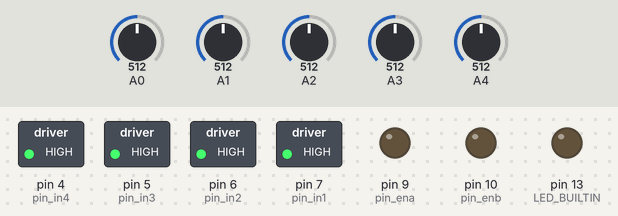
The sketch below on a simulated Arduino Uno, built with avr-gcc and run on an emulated ATmega328P. Shown: switched loads named in the sketch (green lamp = pin HIGH), output pins drawn as LEDs (lit = HIGH). The inputs (shaded band) are chosen by the test bench; at power-on: A0 = 512, A1 = 512, A2 = 512, A3 = 512, A4 = 512.

Above: at 1.2 s.
1.3 s: A0 set to 220
2.8 s: A0 set to 190
At 3.3 s:
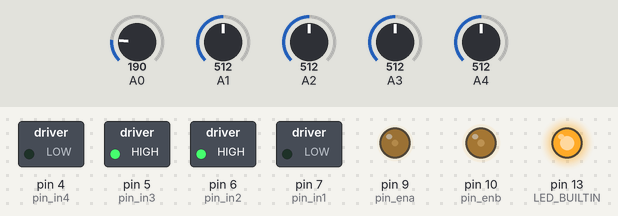
4.3 s: A0 set to 306
At 4.7 s:
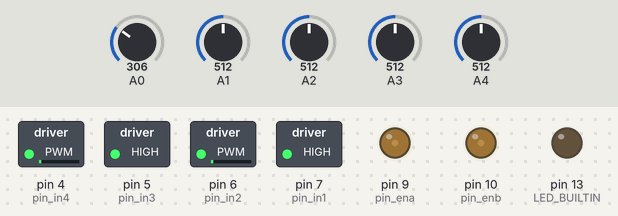
5.8 s: A1 set to 219
7.3 s: A1 set to 193
At 8.2 s:
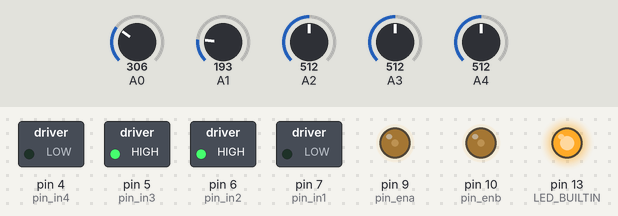
8.8 s: A1 set to 306
At 10.2 s:
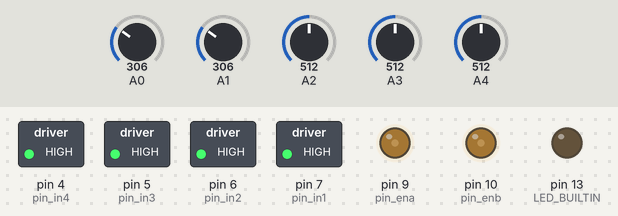
Timing chart, 0 to 11.3 s (numbered marks = the images above; inputs shaded):
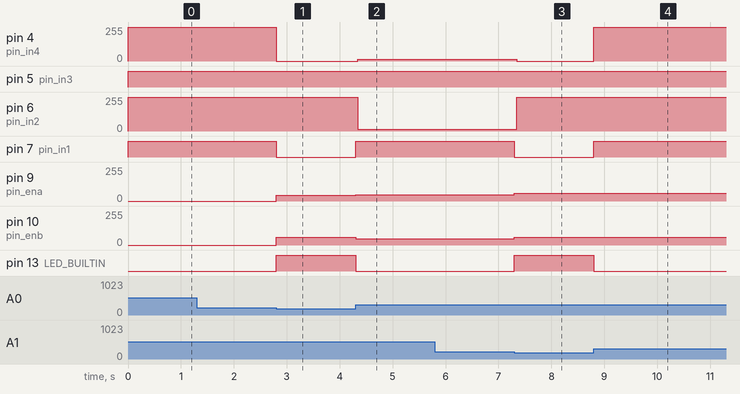

Measured:
- the behaviour switches between 209 and 208 on A0 (found by bisection; images 0 and 1)
- the behaviour switches between 209 and 208 on A1 (found by bisection; images 2 and 3)
- after the input at 1.3 s, every drawn part: stays the same
- after the input at 2.8 s, pin 4 (pin_in4): 255/255 → 0/255 at once; pin 7 (pin_in1): HIGH → LOW at once; pin 9 (pin_ena): 0/255 → 43/255 at once; pin 10 (pin_enb): 0/255 → 60/255 at once; pin 13 (LED_BUILTIN): LOW → HIGH at once
- after the input at 4.3 s, pin 4 (pin_in4): 0/255 → 14/255 at once; pin 6 (pin_in2): 255/255 → 14/255 at once; pin 7 (pin_in1): LOW → HIGH at once; pin 9 (pin_ena): 43/255 → 48/255 at once; pin 10 (pin_enb): 60/255 → 48/255 at once
- after the input at 5.8 s, every drawn part: stays the same
- after the input at 7.3 s, pin 4 (pin_in4): 14/255 → 0/255 at once; pin 6 (pin_in2): 14/255 → 255/255 at once; pin 7 (pin_in1): HIGH → LOW at once; pin 9 (pin_ena), pin 10 (pin_enb): 48/255 → 60/255 at once; pin 13 (LED_BUILTIN): LOW → HIGH at once
- after the input at 8.8 s, pin 4 (pin_in4): 0/255 → 255/255 at once; pin 7 (pin_in1): LOW → HIGH at once; pin 13 (LED_BUILTIN): HIGH → LOW at once

The sketch:

line_robot.ino
```cpp
  /*
   connect hardware:
   line    arduino
   gnd  -> gnd
   5v   -> 5v
   out1 -> A0
   out2 -> A1
   Out3 -> A2
   out4 -> A3
   out5 -> A4
   l298    arduino
   enA  -> 10
   enB  -> 11
   in1  -> D7
   in2  -> D6
   in3  -> D5
   in4  -> D4
*/

//motor pin
int pin_ena = 9;
int pin_enb = 10;
int pin_in1 = 7; //right
int pin_in2 = 6;
int pin_in3 = 5; // left
int pin_in4 = 4;

int line0, line1, line2, line3, line4, line = 0, no_line, speed_a, speed_b;
int threshold = (400 + 19) / 2;
int max_speed = 60, loss = 17, turning_speed = 48;

void brake() {
  digitalWrite(pin_in1, HIGH); // make left motor A brake
  digitalWrite(pin_in2, HIGH);
  digitalWrite(pin_in3, HIGH); // make right motor B brake
  digitalWrite(pin_in4, HIGH);
}
/*
   function
*/
void setup_motors(int forward_a, int forward_b) {
  if (forward_a == 1) {
    digitalWrite(pin_in1, LOW);
    digitalWrite(pin_in2, HIGH);
  }
  else {
    digitalWrite(pin_in1, HIGH);
    digitalWrite(pin_in2, LOW);
  }
  if (forward_b == 1) {
    digitalWrite(pin_in3, HIGH);
    digitalWrite(pin_in4, LOW);
  }
  else {
    digitalWrite(pin_in3, LOW);
    digitalWrite(pin_in4, HIGH);
  }
}

void change_speed(int speed_a, int speed_b) {
  analogWrite(pin_ena, speed_a);
  analogWrite(pin_enb, speed_b);
}

int read_eye(int eye) {
  int line = analogRead(eye);
  if (line < threshold) return 0;
  return 1;
}

void setup() {
  // put your setup code here, to run once:
  pinMode(pin_in1, OUTPUT);
  pinMode(pin_in2, OUTPUT);
  pinMode(pin_ena, OUTPUT);
  pinMode(pin_in3, OUTPUT);
  pinMode(pin_in4, OUTPUT);
  pinMode(pin_enb, OUTPUT);
  pinMode(LED_BUILTIN, OUTPUT);

}

void loop() {
  // put your main code here, to run repeatedly:
  line0 = read_eye(4);
  line1 = read_eye(3);
  line2 = read_eye(2);
  line3 = read_eye(1);
  line4 = read_eye(0);

  if ((line0 == 0 and line1 == 0 and line2 == 0 and line3 == 0 and line4 == 0) or
      (line0 == 1 and line1 == 1 and line2 == 1 and line3 == 1 and line4 == 1)) {
    digitalWrite(LED_BUILTIN, LOW);
    no_line = 1;
    brake();
    if (line < 0) {
      change_speed(turning_speed, turning_speed);
      setup_motors(0, 1);
    }
    if (line > 0) {
      change_speed(turning_speed, turning_speed);
      setup_motors(1, 0);
    }
  } else {
    digitalWrite(LED_BUILTIN, HIGH);
    line = 0;
    if (line0 == 1) line += -4;
    if (line1 == 1) line += -2;
    if (line2 == 1) line += 0;
    if (line3 == 1) line += 2;
    if (line4 == 1) line += 4;
    line /= (line0 + line1 + line2 + line3 + line4);
    speed_a = max_speed;
    speed_b = max_speed;
    if (line < 0) speed_a += line * loss;
    if (line > 0) speed_b += -line * loss;
    setup_motors(1, 1);
    change_speed(speed_a, speed_b);
  }
}
```
